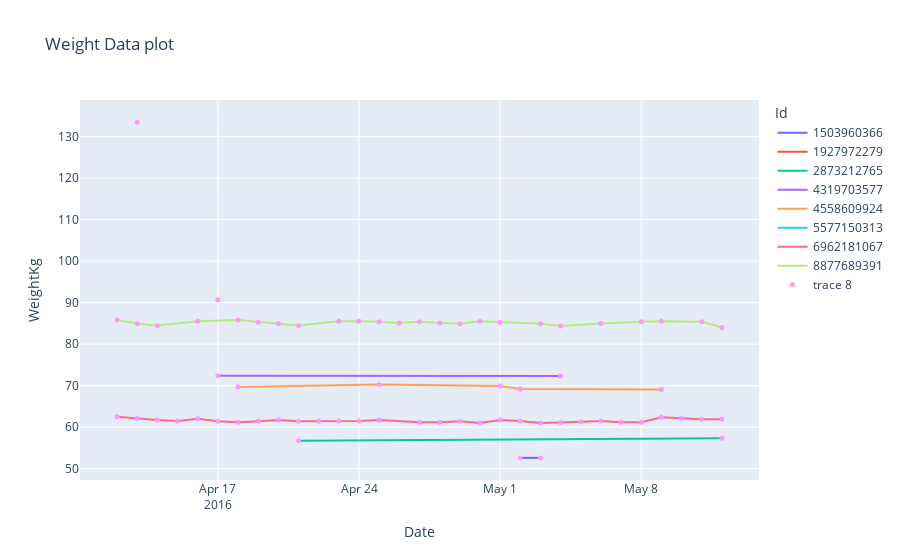

Notebook cell for this chart:
### Code cell
fig = px.line(df_weightLogInfo, 
              x='Date', 
              y="WeightKg", 
              title='Weight Data plot',
              color='Id',
)
fig.add_scatter(x=df_weightLogInfo['Date'], 
                y=df_weightLogInfo['WeightKg'],
                mode='markers', 
                marker_size=5,
                fillcolor='red'
)
fig.show()

### Figure 1 — Plotly figure (JSON) as saved in the notebook; plotly's stock layout.template omitted (floating-point values rounded to 4 significant figures)
{"data": [{"hovertemplate": "Id=1503960366<br>Date=%{x}<br>WeightKg=%{y}<extra></extra>", "legendgroup": "1503960366", "line": {"color": "#636efa", "dash": "solid"}, "mode": "lines", "name": "1503960366", "orientation": "v", "showlegend": true, "type": "scatter", "x": ["2016-05-02", "2016-05-03"], "xaxis": "x", "y": [52.6, 52.6], "yaxis": "y"}, {"hovertemplate": "Id=1927972279<br>Date=%{x}<br>WeightKg=%{y}<extra></extra>", "legendgroup": "1927972279", "line": {"color": "#EF553B", "dash": "solid"}, "mode": "lines", "name": "1927972279", "orientation": "v", "showlegend": true, "type": "scatter", "x": ["2016-04-13"], "xaxis": "x", "y": [133.5], "yaxis": "y"}, {"hovertemplate": "Id=2873212765<br>Date=%{x}<br>WeightKg=%{y}<extra></extra>", "legendgroup": "2873212765", "line": {"color": "#00cc96", "dash": "solid"}, "mode": "lines", "name": "2873212765", "orientation": "v", "showlegend": true, "type": "scatter", "x": ["2016-04-21", "2016-05-12"], "xaxis": "x", "y": [56.7, 57.3], "yaxis": "y"}, {"hovertemplate": "Id=4319703577<br>Date=%{x}<br>WeightKg=%{y}<extra></extra>", "legendgroup": "4319703577", "line": {"color": "#ab63fa", "dash": "solid"}, "mode": "lines", "name": "4319703577", "orientation": "v", "showlegend": true, "type": "scatter", "x": ["2016-04-17", "2016-05-04"], "xaxis": "x", "y": [72.4, 72.3], "yaxis": "y"}, {"hovertemplate": "Id=4558609924<br>Date=%{x}<br>WeightKg=%{y}<extra></extra>", "legendgroup": "4558609924", "line": {"color": "#FFA15A", "dash": "solid"}, "mode": "lines", "name": "4558609924", "orientation": "v", "showlegend": true, "type": "scatter", "x": ["2016-04-18", "2016-04-25", "2016-05-01", "2016-05-02", "2016-05-09"], "xaxis": "x", "y": [69.7, 70.3, 69.9, 69.2, 69.1], "yaxis": "y"}, {"hovertemplate": "Id=5577150313<br>Date=%{x}<br>WeightKg=%{y}<extra></extra>", "legendgroup": "5577150313", "line": {"color": "#19d3f3", "dash": "solid"}, "mode": "lines", "name": "5577150313", "orientation": "v", "showlegend": true, "type": "scatter", "x": ["2016-04-17"], "xaxis": "x", "y": [90.7], "yaxis": "y"}, {"hovertemplate": "Id=6962181067<br>Date=%{x}<br>WeightKg=%{y}<extra></extra>", "legendgroup": "6962181067", "line": {"color": "#FF6692", "dash": "solid"}, "mode": "lines", "name": "6962181067", "orientation": "v", "showlegend": true, "type": "scatter", "x": ["2016-04-12", "2016-04-13", "2016-04-14", "2016-04-15", "2016-04-16", "2016-04-17", "2016-04-18", "2016-04-19", "2016-04-20", "2016-04-21", "2016-04-22", "2016-04-23", "2016-04-24", "2016-04-25", "2016-04-27", "2016-04-28", "2016-04-29", "2016-04-30", "2016-05-01", "2016-05-02", "2016-05-03", "2016-05-04", "2016-05-05", "2016-05-06", "2016-05-07", "2016-05-08", "2016-05-09", "2016-05-10", "2016-05-11", "2016-05-12"], "xaxis": "x", "y": [62.5, 62.1, 61.7, 61.5, 62, 61.4, 61.2, 61.4, 61.7, 61.4, 61.4, 61.5, 61.5, 61.7, 61.2, 61.2, 61.4, 61, 61.7, 61.5, 61, 61.1, 61.3, 61.5, 61.2, 61.2, 62.4, 62.1, 61.9, 61.9], "yaxis": "y"}, {"hovertemplate": "Id=8877689391<br>Date=%{x}<br>WeightKg=%{y}<extra></extra>", "legendgroup": "8877689391", "line": {"color": "#B6E880", "dash": "solid"}, "mode": "lines", "name": "8877689391", "orientation": "v", "showlegend": true, "type": "scatter", "x": ["2016-04-12", "2016-04-13", "2016-04-14", "2016-04-16", "2016-04-18", "2016-04-19", "2016-04-20", "2016-04-21", "2016-04-23", "2016-04-24", "2016-04-25", "2016-04-26", "2016-04-27", "2016-04-28", "2016-04-29", "2016-04-30", "2016-05-01", "2016-05-03", "2016-05-04", "2016-05-06", "2016-05-08", "2016-05-09", "2016-05-11", "2016-05-12"], "xaxis": "x", "y": [85.8, 84.9, 84.5, 85.5, 85.8, 85.3, 84.9, 84.5, 85.5, 85.5, 85.4, 85.1, 85.4, 85.1, 84.9, 85.5, 85.3, 84.9, 84.4, 85, 85.4, 85.5, 85.4, 84], "yaxis": "y"}, {"fillcolor": "red", "marker": {"size": 5}, "mode": "markers", "type": "scatter", "x": ["2016-05-02", "2016-05-03", "2016-04-13", "2016-04-21", "2016-05-12", "2016-04-17", "2016-05-04", "2016-04-18", "2016-04-25", "2016-05-01", "2016-05-02", "2016-05-09", "2016-04-17", "2016-04-12", "2016-04-13", "2016-04-14", "2016-04-15", "2016-04-16", "2016-04-17", "2016-04-18", "2016-04-19", "2016-04-20", "2016-04-21", "2016-04-22", "2016-04-23", "2016-04-24", "2016-04-25", "2016-04-27", "2016-04-28", "2016-04-29", "2016-04-30", "2016-05-01", "2016-05-02", "2016-05-03", "2016-05-04", "2016-05-05", "2016-05-06", "2016-05-07", "2016-05-08", "2016-05-09", "2016-05-10", "2016-05-11", "2016-05-12", "2016-04-12", "2016-04-13", "2016-04-14", "2016-04-16", "2016-04-18", "2016-04-19", "2016-04-20", "2016-04-21", "2016-04-23", "2016-04-24", "2016-04-25", "2016-04-26", "2016-04-27", "2016-04-28", "2016-04-29", "2016-04-30", "2016-05-01", "2016-05-03", "2016-05-04", "2016-05-06", "2016-05-08", "2016-05-09", "2016-05-11", "2016-05-12"], "y": [52.6, 52.6, 133.5, 56.7, 57.3, 72.4, 72.3, 69.7, 70.3, 69.9, 69.2, 69.1, 90.7, 62.5, 62.1, 61.7, 61.5, 62, 61.4, 61.2, 61.4, 61.7, 61.4, 61.4, 61.5, 61.5, 61.7, 61.2, 61.2, 61.4, 61, 61.7, 61.5, 61, 61.1, 61.3, 61.5, 61.2, 61.2, 62.4, 62.1, 61.9, 61.9, 85.8, 84.9, 84.5, 85.5, 85.8, 85.3, 84.9, 84.5, 85.5, 85.5, 85.4, 85.1, 85.4, 85.1, 84.9, 85.5, 85.3, 84.9, 84.4, 85, 85.4, 85.5, 85.4, 84]}], "layout": {"legend": {"title": {"text": "Id"}, "tracegroupgap": 0}, "title": {"text": "Weight Data plot"}, "xaxis": {"anchor": "y", "domain": [0, 1], "title": {"text": "Date"}}, "yaxis": {"anchor": "x", "domain": [0, 1], "title": {"text": "WeightKg"}}}}
